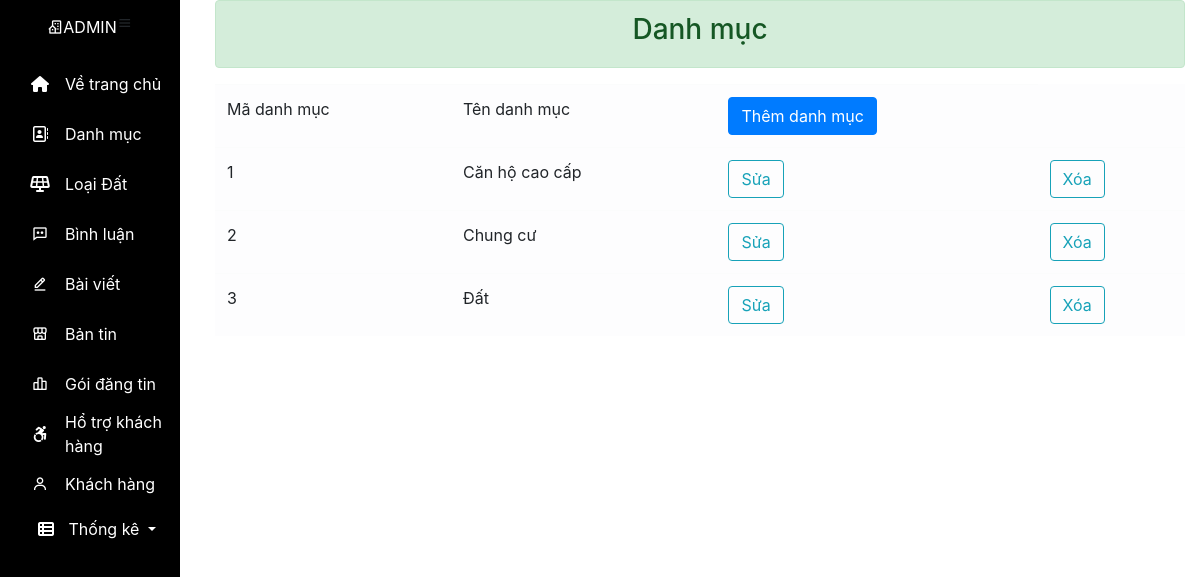
/view/Admin/layout.php?danhmuc_list (signed in), run on the app's committed database.
### tables this page shows
CREATE TABLE `danh_muc` (
  `id_danh_muc` int(10) NOT NULL AUTO_INCREMENT,
  `ten_danh_muc` varchar(50) NOT NULL,
  PRIMARY KEY (`id_danh_muc`)
);

### controller/gobal.php (called while the page is built, shortened)
<?php
$root =  "/PHP1";
$view = "$root/view";
$admin = "$view/Admin";

### model/database/pdo.php (called while the page is built, shortened)
<?php
function database()
{
    $host_name = "localhost";
    $db_name = "batdongsan";
    $username = "root";
    $password = "";
    $conn = new PDO("mysql:host=$host_name;dbname=$db_name;charset=utf8", $username, $password);
    $conn->setAttribute(PDO::ATTR_ERRMODE, PDO::ERRMODE_EXCEPTION);
    return $conn;
}
function pdo_query($sql)
{
    $sql_args = array_slice(func_get_args(), 1);
    try {
        $conn = database();
        $a = $conn->prepare($sql);
        $a->execute($sql_args);
        $rows = $a->fetchAll();
        return $rows;
    } catch (PDOException $e) {
        throw $e;
    } finally {
        unset($conn);
    }
}

### model/database/function.php (called while the page is built, shortened)
<?php
include("pdo.php");
function danh_muc()
{
    $sql = "SELECT *  FROM danh_muc";
    $row = pdo_query($sql);
    return $row;
}

### view/Admin/danh_muc/list.php (the view, shortened to what this page needs)
<!doctype html>
<html lang="en">
<head>
    <link rel="stylesheet" href="https://stackpath.bootstrapcdn.com/bootstrap/4.3.1/css/bootstrap.min.css">
</head>
<body>
    <div class="container-fluid">
        <div class="alert alert-success">
            <strong>
                <h3 style="text-align: center;">Danh mục</h3>
            </strong>
        </div>
        <div class="right">
            <table class="table table-light">
                <thead>
                    <tr>
                        <td>Mã danh mục</td>
                        <td>Tên danh mục</td>
                        <td><a name="" id="" class="btn btn-primary" href="<?= $admin ?>/layout.php?danhmuc_new" role="button">Thêm danh mục</a></td>
                    </tr>
                </thead>
                <tbody>
                    <?php
                    $row = danh_muc();
                    foreach ($row as $a) {
                    ?>
                        <tr>
                            <td><?= $a['id_danh_muc']; ?></td>
                            <td><?= $a['ten_danh_muc']; ?></td>
                            <td>
                                <a href="<?= $admin ?>/layout.php?danhmuc_edit&id=<?= $a['id_danh_muc']; ?>"><button type="button" class="btn btn-outline-info">Sửa</button></a>
                            </td>
                            <td>
                                <a href="<?= $admin ?>/danh_muc/delete.php?id=<?= $a['id_danh_muc']; ?>"><button type="button" class="btn btn-outline-info">Xóa</button></a>
                            </td>
                        </tr>
                    <?php
                    }
                    ?>
                </tbody>
            </table>
        </div>
    </div>
</body>
</html>

### content/css/nav.css (style rules this page uses)
* { margin: 0; padding: 0; box-sizing: border-box; }

### data on the page
danh_muc: id_danh_muc "1", ten_danh_muc "Căn hộ cao cấp"
danh_muc: id_danh_muc "2", ten_danh_muc "Chung cư"
danh_muc: id_danh_muc "3", ten_danh_muc "Đất"
